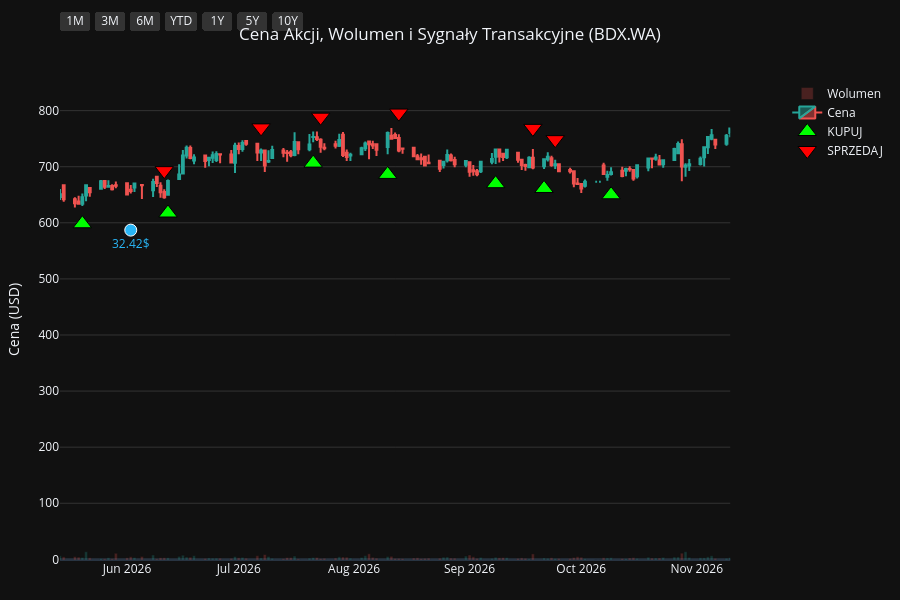
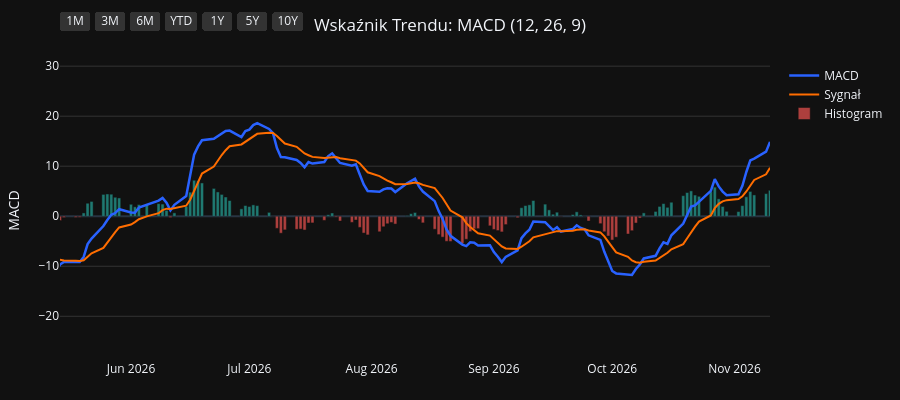
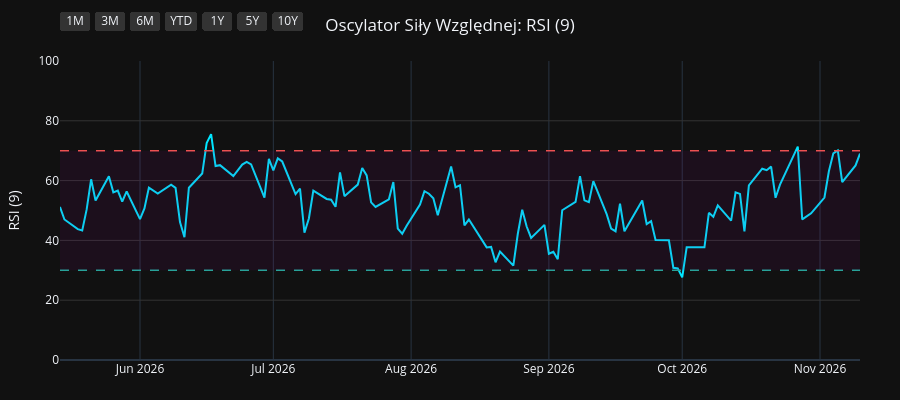
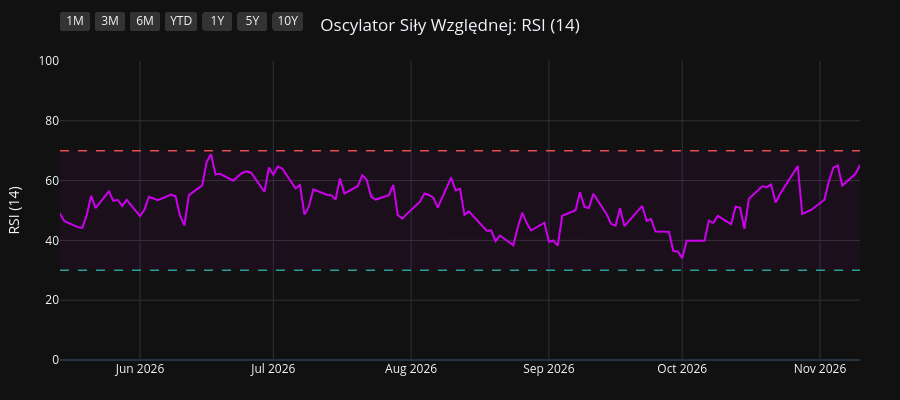

The cell these charts' notebook holds for them, in order:
### Code cell
import os
import yfinance as yf
import pandas as pd
import pandas_ta as ta
import plotly.graph_objects as go
from plotly.subplots import make_subplots

# 1. Pobranie i przygotowanie danych
symbol = os.environ.get("STOCK_TICKER", "").strip().upper()
if not symbol:
    raise RuntimeError("Set STOCK_TICKER before running price_extractor.ipynb")
df = yf.Ticker(symbol).history(period="10y")
df.index = df.index.tz_localize(None)

# Wskaźniki i sygnały
df.ta.macd(fast=12, slow=26, signal=9, append=True)
df.ta.rsi(length=9, append=True)
df.ta.rsi(length=14, append=True)
df.ta.rsi(length=21, append=True)
df.dropna(inplace=True)

macd = df['MACD_12_26_9']
signal = df['MACDs_12_26_9']
wczorajszy_macd = macd.shift(1)
wczorajszy_signal = signal.shift(1)

df['Decyzja'] = 'BRAK'
df.loc[(macd > signal) & (wczorajszy_macd <= wczorajszy_signal), 'Decyzja'] = 'KUPUJ'
df.loc[(macd < signal) & (wczorajszy_macd >= wczorajszy_signal), 'Decyzja'] = 'SPRZEDAJ'

df_kupuj = df[df['Decyzja'] == 'KUPUJ']
df_sprzedaj = df[df['Decyzja'] == 'SPRZEDAJ']
df_dywidendy = df[df['Dividends'] > 0]
df_splity = df[df['Stock Splits'] > 0]

# Wspólna konfiguracja osi X
konfiguracja_osi_x = dict(
    type="date",
    showspikes=True, spikemode="across", spikesnap="cursor", spikedash="dot", spikecolor="#ffffff", spikethickness=1, hoverformat="%Y-%m-%d",
    rangeselector=dict(
        buttons=list([
            dict(count=1, label="1M", step="month", stepmode="backward"),
            dict(count=3, label="3M", step="month", stepmode="backward"),
            dict(count=6, label="6M", step="month", stepmode="backward"),
            dict(count=1, label="YTD", step="year", stepmode="todate"),
            dict(count=1, label="1Y", step="year", stepmode="backward"),
            dict(count=5, label="5Y", step="year", stepmode="backward"),
            dict(step="all", label="10Y")
        ]),
        bgcolor="#333333", activecolor="#2962ff", x=0, y=1.1
    )
)

# ==========================================
# WYKRES 1: CENA + WOLUMEN + SYGNAŁY
# ==========================================
fig1 = make_subplots(specs=[[{"secondary_y": True}]])

kolory_wolumenu = ['#26a69a' if row['Close'] >= row['Open'] else '#ef5350' for index, row in df.iterrows()]
fig1.add_trace(go.Bar(x=df.index, y=df['Volume'], marker_color=kolory_wolumenu, opacity=0.25, name='Wolumen'), secondary_y=True)
fig1.add_trace(go.Candlestick(x=df.index, open=df['Open'], high=df['High'], low=df['Low'], close=df['Close'], name='Cena', increasing_line_color='#26a69a', decreasing_line_color='#ef5350'), secondary_y=False)
fig1.add_trace(go.Scatter(x=df_kupuj.index, y=df_kupuj['Low'] * 0.95, customdata=df_kupuj[['Low', 'High']], mode='markers', marker=dict(symbol='triangle-up', size=16, color='#00ff00', line=dict(width=1, color='black')), name='KUPUJ', hovertemplate='KUPUJ<br>Najniższa: %{customdata[0]:.2f}<br>Najwyższa: %{customdata[1]:.2f}<extra></extra>'), secondary_y=False)
fig1.add_trace(go.Scatter(x=df_sprzedaj.index, y=df_sprzedaj['High'] * 1.05, customdata=df_sprzedaj[['Low', 'High']], mode='markers', marker=dict(symbol='triangle-down', size=16, color='#ff0000', line=dict(width=1, color='black')), name='SPRZEDAJ', hovertemplate='SPRZEDAJ<br>Najniższa: %{customdata[0]:.2f}<br>Najwyższa: %{customdata[1]:.2f}<extra></extra>'), secondary_y=False)

if not df_dywidendy.empty:
    fig1.add_trace(go.Scatter(x=df_dywidendy.index, y=df_dywidendy['Low'] * 0.90, mode='markers+text', marker=dict(symbol='circle', size=12, color='#29b6f6', line=dict(width=1, color='white')), text=df_dywidendy['Dividends'].apply(lambda x: f"{x}$"), textposition="bottom center", name='Dywidenda', showlegend=False, hovertemplate='Dywidenda: %{text}<extra></extra>', textfont=dict(color="#29b6f6")), secondary_y=False)
if not df_splity.empty:
                    fig1.add_trace(go.Scatter(x=df_splity.index, y=df_splity['High'], mode='markers+text', marker=dict(symbol='star', size=16, color='#ffee58', line=dict(width=1, color='black')), text=df_splity['Stock Splits'].apply(lambda x: f"{x:g}:1" if x >= 1 else f"1:{1 / x:g}"), textposition="top center", name='Split', hovertemplate='%{text}<extra></extra>', textfont=dict(color="#ffee58")), secondary_y=False)

fig1.update_layout(title=dict(text=f"Cena Akcji, Wolumen i Sygnały Transakcyjne ({symbol})", x=0.5, xanchor='center'), dragmode='pan', xaxis_rangeslider_visible=False, template='plotly_dark', height=600, hovermode='x unified', margin=dict(l=60, r=40, t=60, b=40))
fig1.update_xaxes(**konfiguracja_osi_x)
fig1.update_xaxes(range=[df.index.max() - pd.Timedelta(days=180), df.index.max()])
fig1.update_yaxes(title_text="Cena (USD)", secondary_y=False, gridcolor='#333333')
fig1.update_yaxes(range=[0, df['Volume'].max() * 4], showgrid=False, showticklabels=False, secondary_y=True)
fig1.show(config={'scrollZoom': True})

# ==========================================
# WYKRES 2: WSKAŹNIK MACD
# ==========================================
fig2 = go.Figure()
fig2.add_trace(go.Scatter(x=df.index, y=df['MACD_12_26_9'], line=dict(color='#2962ff', width=2.5), name='MACD'))
fig2.add_trace(go.Scatter(x=df.index, y=df['MACDs_12_26_9'], line=dict(color='#ff6d00', width=2), name='Sygnał'))
kolory_macd = ['#26a69a' if val >= 0 else '#ef5350' for val in df['MACDh_12_26_9']]
fig2.add_trace(go.Bar(x=df.index, y=df['MACDh_12_26_9'], marker_color=kolory_macd, name='Histogram', opacity=0.7))
fig2.update_layout(title=dict(text="Wskaźnik Trendu: MACD (12, 26, 9)", x=0.5, xanchor='center'), dragmode='pan', xaxis_rangeslider_visible=False, template='plotly_dark', height=400, hovermode='x unified', margin=dict(l=60, r=40, t=60, b=40))
fig2.update_xaxes(**konfiguracja_osi_x)
fig2.update_xaxes(range=[df.index.max() - pd.Timedelta(days=180), df.index.max()])
fig2.update_yaxes(title_text="MACD", gridcolor='#333333')
fig2.show(config={'scrollZoom': True})

# ==========================================
# WYKRES 3: OSCYLATOR RSI (9)
# ==========================================
fig3 = go.Figure()
fig3.add_trace(go.Scatter(x=df.index, y=df['RSI_9'], line=dict(color='#00e5ff', width=2), name='RSI (9)'))
fig3.add_hline(y=70, line_dash="dash", line_color="#ef5350", line_width=1.5)
fig3.add_hline(y=30, line_dash="dash", line_color="#26a69a", line_width=1.5)
fig3.add_hrect(y0=30, y1=70, line_width=0, fillcolor="purple", opacity=0.1)
fig3.update_layout(title=dict(text="Oscylator Siły Względnej: RSI (9)", x=0.5, xanchor='center'), dragmode='pan', xaxis_rangeslider_visible=False, template='plotly_dark', height=400, hovermode='x unified', margin=dict(l=60, r=40, t=60, b=40))
fig3.update_xaxes(**konfiguracja_osi_x)
fig3.update_xaxes(range=[df.index.max() - pd.Timedelta(days=180), df.index.max()])
fig3.update_yaxes(title_text="RSI (9)", range=[0, 100], gridcolor='#333333')
fig3.show(config={'scrollZoom': True})

# ==========================================
# WYKRES 4: OSCYLATOR RSI (14)
# ==========================================
fig4 = go.Figure()
fig4.add_trace(go.Scatter(x=df.index, y=df['RSI_14'], line=dict(color='#d500f9', width=2), name='RSI (14)'))
fig4.add_hline(y=70, line_dash="dash", line_color="#ef5350", line_width=1.5)
fig4.add_hline(y=30, line_dash="dash", line_color="#26a69a", line_width=1.5)
fig4.add_hrect(y0=30, y1=70, line_width=0, fillcolor="purple", opacity=0.1)
fig4.update_layout(title=dict(text="Oscylator Siły Względnej: RSI (14)", x=0.5, xanchor='center'), dragmode='pan', xaxis_rangeslider_visible=False, template='plotly_dark', height=400, hovermode='x unified', margin=dict(l=60, r=40, t=60, b=40))
fig4.update_xaxes(**konfiguracja_osi_x)
fig4.update_xaxes(range=[df.index.max() - pd.Timedelta(days=180), df.index.max()])
fig4.update_yaxes(title_text="RSI (14)", range=[0, 100], gridcolor='#333333')
fig4.show(config={'scrollZoom': True})

# ==========================================
# WYKRES 5: OSCYLATOR RSI (21)
# ==========================================
fig5 = go.Figure()
fig5.add_trace(go.Scatter(x=df.index, y=df['RSI_21'], line=dict(color='#64dd17', width=2), name='RSI (21)'))
fig5.add_hline(y=70, line_dash="dash", line_color="#ef5350", line_width=1.5)
fig5.add_hline(y=30, line_dash="dash", line_color="#26a69a", line_width=1.5)
fig5.add_hrect(y0=30, y1=70, line_width=0, fillcolor="purple", opacity=0.1)
fig5.update_layout(title=dict(text="Oscylator Siły Względnej: RSI (21)", x=0.5, xanchor='center'), dragmode='pan', xaxis_rangeslider_visible=False, template='plotly_dark', height=400, hovermode='x unified', margin=dict(l=60, r=40, t=60, b=40))
fig5.update_xaxes(**konfiguracja_osi_x)
fig5.update_xaxes(range=[df.index.max() - pd.Timedelta(days=180), df.index.max()])
fig5.update_yaxes(title_text="RSI (21)", range=[0, 100], gridcolor='#333333')
fig5.show(config={'scrollZoom': True})

### Figure 1 — Plotly figure (JSON) as saved in the notebook; plotly's stock layout.template omitted (floating-point values rounded to 4 significant figures; data arrays with more than 128 entries replaced by an {"elided": "..."} marker saying what was removed)
{"data": [{"marker": {"color": {"elided": "2506 str values"}}, "name": "Wolumen", "opacity": 0.25, "type": "bar", "x": {"elided": "2506 str values"}, "xaxis": "x", "y": {"elided": "2506 int values"}, "yaxis": "y2"}, {"close": {"elided": "2506 float values"}, "decreasing": {"line": {"color": "#ef5350"}}, "high": {"elided": "2506 float values"}, "increasing": {"line": {"color": "#26a69a"}}, "low": {"elided": "2506 float values"}, "name": "Cena", "open": {"elided": "2506 float values"}, "type": "candlestick", "x": {"elided": "2506 str values"}, "xaxis": "x", "yaxis": "y"}, {"customdata": {"elided": "107x2 float values"}, "hovertemplate": "KUPUJ<br>Najniższa: %{customdata[0]:.2f}<br>Najwyższa: %{customdata[1]:.2f}<extra></extra>", "marker": {"color": "#00ff00", "line": {"color": "black", "width": 1}, "size": 16, "symbol": "triangle-up"}, "mode": "markers", "name": "KUPUJ", "type": "scatter", "x": ["2017-01-05T00:00:00", "2017-01-12T00:00:00", "2017-01-24T00:00:00", "2017-03-03T00:00:00", "2017-03-14T00:00:00", "2017-04-19T00:00:00", "2017-06-19T00:00:00", "2017-08-14T00:00:00", "2017-09-26T00:00:00", "2017-10-16T00:00:00", "2017-11-09T00:00:00", "2017-11-16T00:00:00", "2017-12-19T00:00:00", "2018-01-31T00:00:00", "2018-02-14T00:00:00", "2018-04-06T00:00:00", "2018-05-21T00:00:00", "2018-07-02T00:00:00", "2018-07-20T00:00:00", "2018-08-22T00:00:00", "2018-09-19T00:00:00", "2018-10-15T00:00:00", "2018-12-06T00:00:00", "2019-01-04T00:00:00", "2019-02-05T00:00:00", "2019-02-25T00:00:00", "2019-06-07T00:00:00", "2019-06-26T00:00:00", "2019-08-14T00:00:00", "2019-10-11T00:00:00", "2019-10-29T00:00:00", "2019-12-11T00:00:00", "2020-01-03T00:00:00", "2020-03-02T00:00:00", "2020-03-27T00:00:00", "2020-05-22T00:00:00", "2020-07-10T00:00:00", "2020-07-29T00:00:00", "2020-09-22T00:00:00", "2020-11-05T00:00:00", "2020-11-23T00:00:00", "2020-11-25T00:00:00", "2021-01-14T00:00:00", "2021-02-26T00:00:00", "2021-03-30T00:00:00", "2021-05-07T00:00:00", "2021-07-16T00:00:00", "2021-07-21T00:00:00", "2021-09-06T00:00:00", "2021-09-13T00:00:00", "2021-12-01T00:00:00", "2021-12-16T00:00:00", "2021-12-20T00:00:00", "2021-12-27T00:00:00", "2022-02-18T00:00:00", "2022-03-21T00:00:00", "2022-05-11T00:00:00", "2022-06-22T00:00:00", "2022-07-27T00:00:00", "2022-10-03T00:00:00", "2022-10-26T00:00:00", "2023-02-02T00:00:00", "2023-02-17T00:00:00", "2023-02-24T00:00:00", "2023-04-11T00:00:00", "2023-06-19T00:00:00", "2023-06-29T00:00:00", "2023-07-07T00:00:00", "2023-08-11T00:00:00", "2023-09-22T00:00:00", "2023-09-29T00:00:00", "2023-10-09T00:00:00", "2023-11-14T00:00:00", "2023-12-12T00:00:00", "2023-12-14T00:00:00", "2024-01-09T00:00:00", "2024-01-30T00:00:00", "2024-02-22T00:00:00", "2024-04-12T00:00:00", "2024-04-23T00:00:00", "2024-05-02T00:00:00", "2024-06-27T00:00:00", "2024-08-16T00:00:00", "2024-09-13T00:00:00", "2024-10-11T00:00:00", "2024-11-22T00:00:00", "2025-03-06T00:00:00", "2025-04-14T00:00:00", "2025-05-26T00:00:00", "2025-06-30T00:00:00", "2025-08-19T00:00:00", "2025-09-16T00:00:00", "2025-09-18T00:00:00", "2025-10-01T00:00:00", "2025-11-25T00:00:00", "2025-12-15T00:00:00", "2026-01-07T00:00:00", "2026-02-04T00:00:00", "2026-02-09T00:00:00", "2026-04-01T00:00:00", "2026-05-20T00:00:00", "2026-06-12T00:00:00", "2026-07-21T00:00:00", "2026-08-10T00:00:00", "2026-09-08T00:00:00", "2026-09-21T00:00:00", "2026-10-09T00:00:00"], "xaxis": "x", "y": [101.0, 103.3, 102.4, 128.6, 132.1, 126.5, 121.9, 119.1, 117.0, 111.6, 93.02, 93.98, 107.3, 108.9, 103.2, 114.3, 96.76, 73.1, 67.2, 65.55, 59.54, 60.48, 69.91, 70.27, 65.55, 64.49, 79.45, 81.19, 78.46, 78.34, 76.73, 101.4, 109.0, 106.4, 99.88, 133.0, 137.4, 140.3, 139.0, 157.3, 158.6, 159.2, 195.2, 200.6, 192.1, 188.0, 181.4, 178.4, 202.8, 204.8, 153.0, 151.2, 156.8, 156.5, 162.4, 146.6, 144.2, 172.7, 184.1, 173.9, 181.7, 217.8, 212.3, 211.9, 250.8, 288.8, 290.9, 294.6, 371.1, 350.4, 357.0, 332.7, 393.4, 480.2, 483.5, 531.4, 537.2, 581.0, 578.9, 569.4, 568.2, 580.2, 513.5, 495.4, 504.0, 411.0, 475.9, 511.4, 557.4, 503.5, 512.2, 472.5, 464.6, 459.1, 536.2, 570.8, 574.1, 638.5, 632.3, 612.4, 598.3, 617.5, 706.4, 686.3, 669.8, 661.2, 650.0], "yaxis": "y"}, {"customdata": {"elided": "106x2 float values"}, "hovertemplate": "SPRZEDAJ<br>Najniższa: %{customdata[0]:.2f}<br>Najwyższa: %{customdata[1]:.2f}<extra></extra>", "marker": {"color": "#ff0000", "line": {"color": "black", "width": 1}, "size": 16, "symbol": "triangle-down"}, "mode": "markers", "name": "SPRZEDAJ", "type": "scatter", "x": ["2017-01-10T00:00:00", "2017-01-20T00:00:00", "2017-02-27T00:00:00", "2017-03-07T00:00:00", "2017-03-22T00:00:00", "2017-05-15T00:00:00", "2017-07-20T00:00:00", "2017-09-08T00:00:00", "2017-10-02T00:00:00", "2017-10-24T00:00:00", "2017-11-15T00:00:00", "2017-12-15T00:00:00", "2018-01-03T00:00:00", "2018-02-01T00:00:00", "2018-03-26T00:00:00", "2018-04-12T00:00:00", "2018-05-29T00:00:00", "2018-07-13T00:00:00", "2018-08-09T00:00:00", "2018-09-04T00:00:00", "2018-10-10T00:00:00", "2018-11-12T00:00:00", "2018-12-18T00:00:00", "2019-01-15T00:00:00", "2019-02-14T00:00:00", "2019-04-05T00:00:00", "2019-06-20T00:00:00", "2019-07-17T00:00:00", "2019-09-17T00:00:00", "2019-10-18T00:00:00", "2019-12-10T00:00:00", "2019-12-18T00:00:00", "2020-01-14T00:00:00", "2020-03-11T00:00:00", "2020-05-14T00:00:00", "2020-06-02T00:00:00", "2020-07-17T00:00:00", "2020-08-14T00:00:00", "2020-10-15T00:00:00", "2020-11-19T00:00:00", "2020-11-24T00:00:00", "2021-01-11T00:00:00", "2021-01-22T00:00:00", "2021-03-02T00:00:00", "2021-04-20T00:00:00", "2021-06-08T00:00:00", "2021-07-20T00:00:00", "2021-08-23T00:00:00", "2021-09-08T00:00:00", "2021-09-20T00:00:00", "2021-12-15T00:00:00", "2021-12-17T00:00:00", "2021-12-23T00:00:00", "2022-01-21T00:00:00", "2022-02-28T00:00:00", "2022-04-12T00:00:00", "2022-06-10T00:00:00", "2022-07-08T00:00:00", "2022-08-12T00:00:00", "2022-10-20T00:00:00", "2022-12-19T00:00:00", "2023-02-06T00:00:00", "2023-02-21T00:00:00", "2023-03-31T00:00:00", "2023-05-04T00:00:00", "2023-06-27T00:00:00", "2023-07-05T00:00:00", "2023-07-31T00:00:00", "2023-08-25T00:00:00", "2023-09-25T00:00:00", "2023-10-05T00:00:00", "2023-10-26T00:00:00", "2023-12-04T00:00:00", "2023-12-13T00:00:00", "2024-01-03T00:00:00", "2024-01-10T00:00:00", "2024-02-12T00:00:00", "2024-03-11T00:00:00", "2024-04-17T00:00:00", "2024-04-25T00:00:00", "2024-06-03T00:00:00", "2024-07-11T00:00:00", "2024-09-06T00:00:00", "2024-10-04T00:00:00", "2024-10-22T00:00:00", "2025-02-25T00:00:00", "2025-03-24T00:00:00", "2025-05-08T00:00:00", "2025-05-29T00:00:00", "2025-07-30T00:00:00", "2025-08-27T00:00:00", "2025-09-17T00:00:00", "2025-09-29T00:00:00", "2025-11-13T00:00:00", "2025-12-04T00:00:00", "2025-12-22T00:00:00", "2026-01-21T00:00:00", "2026-02-06T00:00:00", "2026-03-04T00:00:00", "2026-04-24T00:00:00", "2026-06-11T00:00:00", "2026-07-07T00:00:00", "2026-07-23T00:00:00", "2026-08-13T00:00:00", "2026-09-18T00:00:00", "2026-09-24T00:00:00"], "xaxis": "x", "y": [112.3, 113.8, 137.2, 144.2, 147.5, 155.8, 141.4, 133.4, 129.5, 118.6, 110.3, 119.7, 126.3, 120.7, 126.9, 127.5, 104.0, 73.89, 75.97, 72.97, 66.72, 76.23, 79.62, 74.67, 71.93, 97.73, 87.68, 94.11, 93.29, 86.04, 112.2, 117.6, 126.5, 119.7, 144.0, 160.7, 155.4, 164.8, 174.2, 178.4, 179.5, 215.4, 232.5, 227.3, 213.7, 218.6, 199.1, 223.8, 227.5, 228.6, 175.7, 182.7, 179.9, 190.4, 181.1, 174.5, 187.8, 204.7, 224.7, 202.6, 247.3, 248.1, 239.4, 277.2, 320.6, 325.6, 326.6, 383.7, 438.9, 396.4, 404.7, 434.4, 516.1, 542.6, 582.8, 612.0, 628.5, 664.1, 633.9, 633.0, 725.4, 652.2, 557.5, 559.5, 557.5, 518.3, 594.8, 611.5, 632.3, 572.1, 568.7, 526.9, 517.1, 594.3, 612.7, 645.5, 680.1, 706.7, 786.1, 719.1, 693.0, 769.2, 788.3, 795.7, 768.4, 748.2], "yaxis": "y"}, {"hovertemplate": "Dywidenda: %{text}<extra></extra>", "marker": {"color": "#29b6f6", "line": {"color": "white", "width": 1}, "size": 12, "symbol": "circle"}, "mode": "markers+text", "name": "Dywidenda", "showlegend": false, "text": ["14.99$", "17.61$", "6.3$", "4.56$", "16.7$", "14.9$", "23.47$", "17.99$", "35.69$", "25.43$", "32.42$"], "textfont": {"color": "#29b6f6"}, "textposition": "bottom center", "type": "scatter", "x": ["2017-05-18T00:00:00", "2018-05-25T00:00:00", "2019-06-05T00:00:00", "2020-06-30T00:00:00", "2021-05-31T00:00:00", "2021-10-08T00:00:00", "2022-05-30T00:00:00", "2023-05-24T00:00:00", "2024-05-28T00:00:00", "2025-06-04T00:00:00", "2026-06-02T00:00:00"], "xaxis": "x", "y": [127.2, 88.35, 73.75, 126.6, 183.9, 190.2, 151.3, 261.9, 601.7, 476.8, 587.0], "yaxis": "y"}], "layout": {"dragmode": "pan", "height": 600, "hovermode": "x unified", "margin": {"b": 40, "l": 60, "r": 40, "t": 60}, "title": {"text": "Cena Akcji, Wolumen i Sygnały Transakcyjne (BDX.WA)", "x": 0.5, "xanchor": "center"}, "xaxis": {"anchor": "y", "domain": [0.0, 0.94], "hoverformat": "%Y-%m-%d", "range": ["2026-05-14T00:00:00", "2026-11-10T00:00:00"], "rangeselector": {"activecolor": "#2962ff", "bgcolor": "#333333", "buttons": [{"count": 1, "label": "1M", "step": "month", "stepmode": "backward"}, {"count": 3, "label": "3M", "step": "month", "stepmode": "backward"}, {"count": 6, "label": "6M", "step": "month", "stepmode": "backward"}, {"count": 1, "label": "YTD", "step": "year", "stepmode": "todate"}, {"count": 1, "label": "1Y", "step": "year", "stepmode": "backward"}, {"count": 5, "label": "5Y", "step": "year", "stepmode": "backward"}, {"label": "10Y", "step": "all"}], "x": 0, "y": 1.1}, "rangeslider": {"visible": false}, "showspikes": true, "spikecolor": "#ffffff", "spikedash": "dot", "spikemode": "across", "spikesnap": "cursor", "spikethickness": 1, "type": "date"}, "yaxis": {"anchor": "x", "domain": [0.0, 1.0], "gridcolor": "#333333", "title": {"text": "Cena (USD)"}}, "yaxis2": {"anchor": "x", "overlaying": "y", "range": [0, 6555444], "showgrid": false, "showticklabels": false, "side": "right"}}}

### Figure 2 — Plotly figure (JSON) as saved in the notebook; plotly's stock layout.template omitted (floating-point values rounded to 4 significant figures; data arrays with more than 128 entries replaced by an {"elided": "..."} marker saying what was removed)
{"data": [{"line": {"color": "#2962ff", "width": 2.5}, "name": "MACD", "type": "scatter", "x": {"elided": "2506 str values"}, "y": {"elided": "2506 float values"}}, {"line": {"color": "#ff6d00", "width": 2}, "name": "Sygnał", "type": "scatter", "x": {"elided": "2506 str values"}, "y": {"elided": "2506 float values"}}, {"marker": {"color": {"elided": "2506 str values"}}, "name": "Histogram", "opacity": 0.7, "type": "bar", "x": {"elided": "2506 str values"}, "y": {"elided": "2506 float values"}}], "layout": {"dragmode": "pan", "height": 400, "hovermode": "x unified", "margin": {"b": 40, "l": 60, "r": 40, "t": 60}, "title": {"text": "Wskaźnik Trendu: MACD (12, 26, 9)", "x": 0.5, "xanchor": "center"}, "xaxis": {"hoverformat": "%Y-%m-%d", "range": ["2026-05-14T00:00:00", "2026-11-10T00:00:00"], "rangeselector": {"activecolor": "#2962ff", "bgcolor": "#333333", "buttons": [{"count": 1, "label": "1M", "step": "month", "stepmode": "backward"}, {"count": 3, "label": "3M", "step": "month", "stepmode": "backward"}, {"count": 6, "label": "6M", "step": "month", "stepmode": "backward"}, {"count": 1, "label": "YTD", "step": "year", "stepmode": "todate"}, {"count": 1, "label": "1Y", "step": "year", "stepmode": "backward"}, {"count": 5, "label": "5Y", "step": "year", "stepmode": "backward"}, {"label": "10Y", "step": "all"}], "x": 0, "y": 1.1}, "rangeslider": {"visible": false}, "showspikes": true, "spikecolor": "#ffffff", "spikedash": "dot", "spikemode": "across", "spikesnap": "cursor", "spikethickness": 1, "type": "date"}, "yaxis": {"gridcolor": "#333333", "title": {"text": "MACD"}}}}

### Figure 3 — Plotly figure (JSON) as saved in the notebook; plotly's stock layout.template omitted (floating-point values rounded to 4 significant figures; data arrays with more than 128 entries replaced by an {"elided": "..."} marker saying what was removed)
{"data": [{"line": {"color": "#00e5ff", "width": 2}, "name": "RSI (9)", "type": "scatter", "x": {"elided": "2506 str values"}, "y": {"elided": "2506 float values"}}], "layout": {"dragmode": "pan", "height": 400, "hovermode": "x unified", "margin": {"b": 40, "l": 60, "r": 40, "t": 60}, "shapes": [{"line": {"color": "#ef5350", "dash": "dash", "width": 1.5}, "type": "line", "x0": 0, "x1": 1, "xref": "x domain", "y0": 70, "y1": 70, "yref": "y"}, {"line": {"color": "#26a69a", "dash": "dash", "width": 1.5}, "type": "line", "x0": 0, "x1": 1, "xref": "x domain", "y0": 30, "y1": 30, "yref": "y"}, {"fillcolor": "purple", "line": {"width": 0}, "opacity": 0.1, "type": "rect", "x0": 0, "x1": 1, "xref": "x domain", "y0": 30, "y1": 70, "yref": "y"}], "title": {"text": "Oscylator Siły Względnej: RSI (9)", "x": 0.5, "xanchor": "center"}, "xaxis": {"hoverformat": "%Y-%m-%d", "range": ["2026-05-14T00:00:00", "2026-11-10T00:00:00"], "rangeselector": {"activecolor": "#2962ff", "bgcolor": "#333333", "buttons": [{"count": 1, "label": "1M", "step": "month", "stepmode": "backward"}, {"count": 3, "label": "3M", "step": "month", "stepmode": "backward"}, {"count": 6, "label": "6M", "step": "month", "stepmode": "backward"}, {"count": 1, "label": "YTD", "step": "year", "stepmode": "todate"}, {"count": 1, "label": "1Y", "step": "year", "stepmode": "backward"}, {"count": 5, "label": "5Y", "step": "year", "stepmode": "backward"}, {"label": "10Y", "step": "all"}], "x": 0, "y": 1.1}, "rangeslider": {"visible": false}, "showspikes": true, "spikecolor": "#ffffff", "spikedash": "dot", "spikemode": "across", "spikesnap": "cursor", "spikethickness": 1, "type": "date"}, "yaxis": {"gridcolor": "#333333", "range": [0, 100], "title": {"text": "RSI (9)"}}}}

### Figure 4 — Plotly figure (JSON) as saved in the notebook; plotly's stock layout.template omitted (floating-point values rounded to 4 significant figures; data arrays with more than 128 entries replaced by an {"elided": "..."} marker saying what was removed)
{"data": [{"line": {"color": "#d500f9", "width": 2}, "name": "RSI (14)", "type": "scatter", "x": {"elided": "2506 str values"}, "y": {"elided": "2506 float values"}}], "layout": {"dragmode": "pan", "height": 400, "hovermode": "x unified", "margin": {"b": 40, "l": 60, "r": 40, "t": 60}, "shapes": [{"line": {"color": "#ef5350", "dash": "dash", "width": 1.5}, "type": "line", "x0": 0, "x1": 1, "xref": "x domain", "y0": 70, "y1": 70, "yref": "y"}, {"line": {"color": "#26a69a", "dash": "dash", "width": 1.5}, "type": "line", "x0": 0, "x1": 1, "xref": "x domain", "y0": 30, "y1": 30, "yref": "y"}, {"fillcolor": "purple", "line": {"width": 0}, "opacity": 0.1, "type": "rect", "x0": 0, "x1": 1, "xref": "x domain", "y0": 30, "y1": 70, "yref": "y"}], "title": {"text": "Oscylator Siły Względnej: RSI (14)", "x": 0.5, "xanchor": "center"}, "xaxis": {"hoverformat": "%Y-%m-%d", "range": ["2026-05-14T00:00:00", "2026-11-10T00:00:00"], "rangeselector": {"activecolor": "#2962ff", "bgcolor": "#333333", "buttons": [{"count": 1, "label": "1M", "step": "month", "stepmode": "backward"}, {"count": 3, "label": "3M", "step": "month", "stepmode": "backward"}, {"count": 6, "label": "6M", "step": "month", "stepmode": "backward"}, {"count": 1, "label": "YTD", "step": "year", "stepmode": "todate"}, {"count": 1, "label": "1Y", "step": "year", "stepmode": "backward"}, {"count": 5, "label": "5Y", "step": "year", "stepmode": "backward"}, {"label": "10Y", "step": "all"}], "x": 0, "y": 1.1}, "rangeslider": {"visible": false}, "showspikes": true, "spikecolor": "#ffffff", "spikedash": "dot", "spikemode": "across", "spikesnap": "cursor", "spikethickness": 1, "type": "date"}, "yaxis": {"gridcolor": "#333333", "range": [0, 100], "title": {"text": "RSI (14)"}}}}
